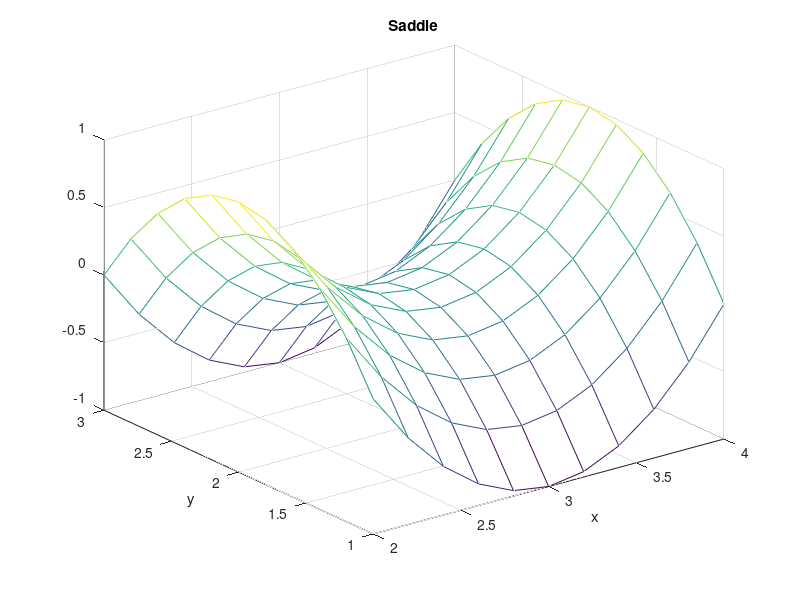

The MATLAB source for this figure:
clear all;
close all;

[X,Y]=meshgrid(2:.2:4,1:.2:3);
Z=(X-3).^2-(Y-2).^2;
mesh(X,Y,Z)
title('Saddle'),xlabel('x'),ylabel('y')